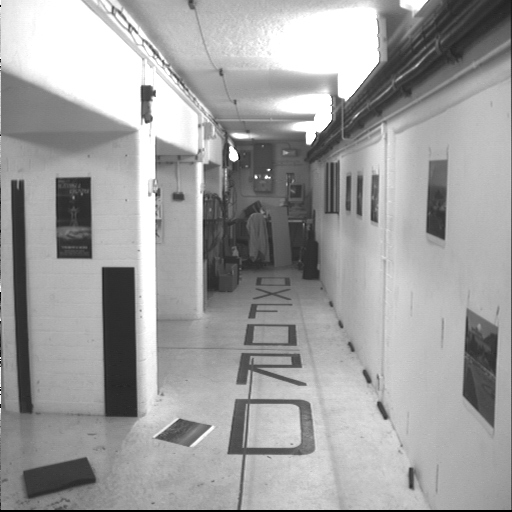
#> input picture location_1_frame_001.jpg, 512 x 512 px, found by its file name
$ python Q1.py
#> lines starting #> are read from the running program, lines starting #| are printed output that depends on the picture; long printed decimals are rounded
import math
import matplotlib.pyplot as plt
import cv2
import numpy as np

# ------------------------------------------------------------------------------------------------------------------
# This is Q1 in Ex 2 for Computer Vision Course
# the Program in this file demostrates an algorithm for detecting epipolar lines given 2 images, first we chose a point
# set in the images that correspond to each other containing 10 points, we computed the fundemental matrix using these points
# then computed the average SED, then we chose a different set of points also containing 10 points, which we computed the
# epipolar lines from them, then using the previous fundemental matrix, computed the average SED.
# **********
# Students:-
# Giries Abu Ayob
# Abla Dawood
# **********
# ------------------------------------------------------------------------------------------------------------------

# functions for loading the given images
def InputOxford():
    images_array = []

    sourceLeft = cv2.resize(cv2.imread(r'Q1\location_1_frame_001.jpg'), (500, 500)
                         , interpolation=cv2.INTER_AREA)
#> sourceLeft: shape (500, 500, 3); min 0, max 255, mean 159.8
    sourceRight = cv2.resize(cv2.imread(r'Q1\location_1_frame_002.jpg'), (500, 500)
                         , interpolation=cv2.INTER_AREA)
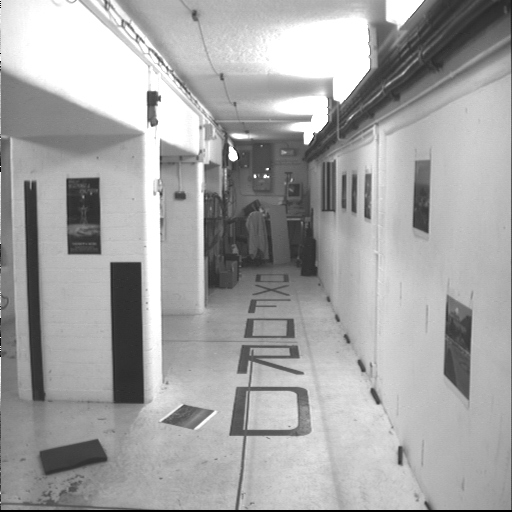
#> input picture location_1_frame_002.jpg, 512 x 512 px, found by its file name
#> sourceRight: shape (500, 500, 3); min 0, max 255, mean 164.7

    images_array.append(sourceLeft)
    images_array.append(sourceRight)

    return images_array

def InputCastle():
    images_array = []

    sourceLeft = cv2.resize(cv2.imread(r'Q1\location_2_frame_001.jpg'), (500, 500)
                         , interpolation=cv2.INTER_AREA)
    sourceRight = cv2.resize(cv2.imread(r'Q1\location_2_frame_002.jpg'), (500, 500)
                         , interpolation=cv2.INTER_AREA)

    images_array.append(sourceLeft)
    images_array.append(sourceRight)

    return images_array

# function to show the images with the computed SED as a suptitle
def ShowImages(img1, img2, avg):
    plt.figure()
    plt.suptitle("SED = " + str(avg))
    plt.subplot(1, 2, 1)
    plt.imshow(img1, cmap='gray', vmin=0, vmax=255)
    plt.title("Left")
    plt.subplot(1, 2, 2)
    plt.imshow(img2, cmap='gray', vmin=0, vmax=255)
    plt.title("Right")
    plt.show()

# function to draw the computed epipolar lines
def drawlines(img1, img2, lines, pts1, pts2):
    r, c , f = img1.shape
    colors = []
    for r, pt1, pt2 in zip(lines, pts1, pts2):
        color = tuple(np.random.randint(0, 255, 3).tolist())
        x0, y0 = map(int, [0, -r[2]/r[1]])
        x1, y1 = map(int, [c, -(r[2]+r[0]*c)/r[1] ])
        img1 = cv2.line(img1, (x0, y0), (x1, y1), color, 1)
        img1 = cv2.circle(img1, tuple(pt1), 5, color, -1)
        img2 = cv2.circle(img2, tuple(pt2) ,5 , color, -1)
        colors.append(color)
    return img1, img2, colors

def drawlines2(img1, img2, lines, pts1, pts2, colors):
    r, c , f = img1.shape
    for r, pt1, pt2, color in zip(lines, pts1, pts2, colors):
        x0, y0 = map(int, [0, -r[2]/r[1]])
        x1, y1 = map(int, [c, -(r[2]+r[0]*c)/r[1] ])
        img1 = cv2.line(img1, (x0, y0), (x1, y1), color, 1)
        img1 = cv2.circle(img1, tuple(pt1), 5, color, -1)
        img2 = cv2.circle(img2, tuple(pt2) ,5 , color, -1)
    return img1, img2

# function to compute the epipoalr lines given 2 images and 2 point sets
def EpipolarLines(img1, img2, pts1, pts2):
    F, mask = cv2.findFundamentalMat(pts1, pts2, cv2.FM_LMEDS)

    # Find epilines corresponding to points in right image (second image) and
    # drawing its lines on left image
    lines1 = cv2.computeCorrespondEpilines(pts2.reshape(-1, 1, 2), 2, F)
    lines1 = lines1.reshape(-1, 3)
    img5, img6, colors = drawlines(img1, img2, lines1, pts1, pts2)

    # Find epilines corresponding to points in left image (first image) and
    # drawing its lines on right image
    lines2 = cv2.computeCorrespondEpilines(pts1.reshape(-1, 1, 2), 1, F)
    lines2 = lines2.reshape(-1, 3)
    img3, img4 = drawlines2(img2, img1, lines2, pts2, pts1, colors)
    return img5, img3, F

# function to compute the SED given a fundemental matrix and 2 point sets
def SED(pts1, pts2, F):
    diff = []
    for i in range(10):
        xtag = pts2[i].reshape(3, 1)
        xtag = np.transpose(xtag)
        x = pts1[i].reshape(3, 1)
        L = np.matmul(F, x)
        XF = np.matmul(xtag, F)
        XFx = np.matmul(XF, x)
        d = XFx/(math.sqrt(pow(L[0], 2) + pow(L[1], 2)))
        d = abs(d)
        diff = np.append(diff, d)
    avg = np.average(diff)
    return diff, avg

if __name__ == '__main__':

    Oxford = InputOxford()
#> Oxford = 2 items
    Castle = InputCastle()
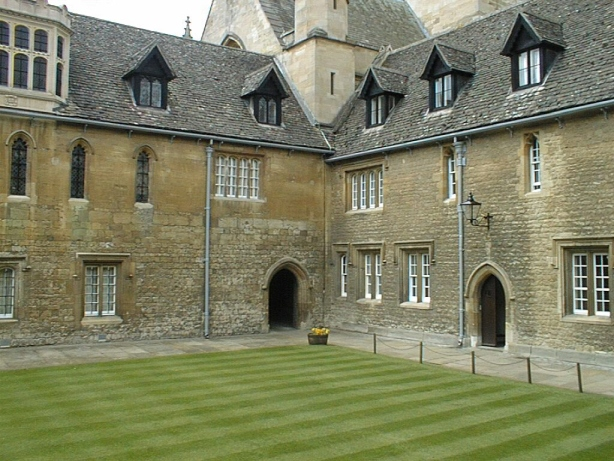
#> input picture location_2_frame_001.jpg, 614 x 461 px, found by its file name
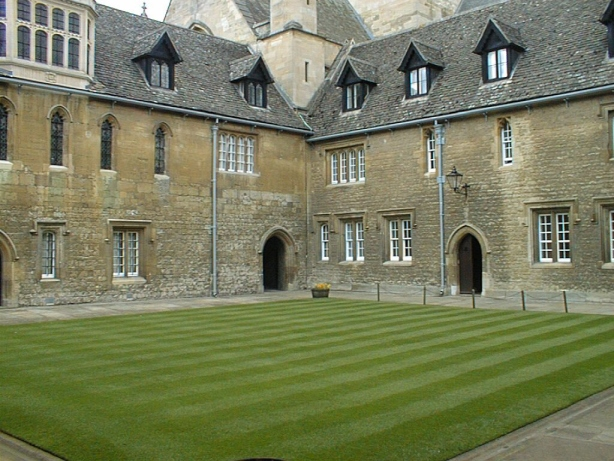
#> input picture location_2_frame_002.jpg, 614 x 461 px, found by its file name
#> Castle = 2 items

#----------------Oxford----------------------------
    img1 = Oxford[0]
    img2 = Oxford[1]

    #---------------First Point Set----------------
    pts1 = np.asarray([(147, 85), (100, 262), (88, 251), (55, 172), (433, 230), (286, 317), (223, 442),
                      (317, 206), (22, 460), (287, 316)])
    pts2 = np.asarray([(153, 90), (108, 256), (98, 246), (65, 174), (417, 224), (286, 311), (224, 425),
                      (315, 203), (40, 440), (285, 311)])

    pts1_3d = np.asarray([(147, 85, 1), (100, 262, 1), (88, 251, 1), (55, 172, 1), (433, 230, 1), (286, 317, 1), (223, 442, 1),
                       (317, 206, 1), (22, 460, 1), (287, 316, 1)])
    pts2_3d = np.asarray([(153, 90, 1), (108, 256, 1), (98, 246, 1), (65, 174, 1), (417, 224, 1), (286, 311, 1), (224, 425, 1),
                       (315, 203, 1), (40, 440, 1), (285, 311, 1)])

    #-----Compute epipolar lines-------------------
    drawnimg1, drawnimg2, F = EpipolarLines(img1, img2, pts1, pts2)
#> after the loop in drawlines, `for r, pt1, pt2 in zip(lines, pts1, pts2):`: img1: shape (500, 500, 3); mean B, G, R 159, 158.5, 159.7
#> after the loop in drawlines, `for r, pt1, pt2 in zip(lines, pts1, pts2):`: img2: shape (500, 500, 3); mean B, G, R 164.6, 164.5, 164.7
#> after the loop in drawlines, `for r, pt1, pt2 in zip(lines, pts1, pts2):`: colors = [(172, 47, 117), (192, 67, 251), (195, 103, 9), (211, 21, 242), (36, 87, 70), (216, 88, 140), (58, 193, 230), (39, 87, 174), (88, 81, 165), (25, 77, 72)]
#> the loop in drawlines2, `for r, pt1, pt2, color in zip(lines, pts1, pts2, colors):` made 10 passes
#> (r, pt1, pt2, color, y0, y1) on passes 1 to 9: ([0.13, -0.992, 69.42], [153, 90], [147, 85], (172, 47, 117), 70, 135), ([0.135, -0.991, 239.1], [108, 256], [100, 262], (192, 67, 251), 241, 309), ([0.135, -0.991, 230.5], [98, 246], [88, 251], (195, 103, 9), 232, 300), ([0.133, -0.991, 163.8], [65, 174], [55, 172], (211, 21, 242), 165, 232), ([0.133, -0.991, 166.7], [417, 224], [433, 230], (36, 87, 70), 168, 235), ([0.136, -0.991, 270.4], [286, 311], [286, 317], (216, 88, 140), 272, 341), ([0.14, -0.99, 389.4], [224, 425], [223, 442], (58, 193, 230), 393, 464), ([0.132, -0.991, 159.6], [315, 203], [317, 206], (39, 87, 174), 161, 227), ([0.141, -0.99, 414.2], [40, 440], [22, 460], (88, 81, 165), 418, 489)
#> after the loop in drawlines2, `for r, pt1, pt2, color in zip(lines, pts1, pts2, colors):`: img1: shape (500, 500, 3); mean B, G, R 163.9, 163, 164.4
#> F = [[-3.21e-06, 2.98e-06, 0.008], [2.2e-05, -8.21e-06, -0.0621], [-0.0119, 0.0579, 1]]

    #------compute SED avg and showing the Images---------
    diff, avg = SED(pts1_3d, pts2_3d, F)
#> the loop in SED, `for i in range(10):` made 10 passes
#> (L, XF, XFx, d, diff) on passes 2, 5, 6, 7, 8: ([0.00846, -0.0621, 14.98], [[-0.00662, 0.0561, -14.04]], [0], [0], [5.17e-14, 0]), ([0.0073, -0.0545, 9.17], [[-0.00831, 0.0573, -9.58]], [0], [0], [5.17e-14, 0, 2.83e-14, 2.82e-14, 0]), ([0.00803, -0.0585, 15.95], [[-0.00598, 0.0562, -16.03]], [0.0702], [1.19], [5.17e-14, 0, 2.83e-14, 2.82e-14, 0, 1.19]), ([0.00861, -0.0609, 23.94], [[-0.00328, 0.0551, -23.61]], [0], [0], [5.17e-14, 0, 2.83e-14, 2.82e-14, 0, 1.19, 0]), ([0.0076, -0.0569, 9.16], [[-0.00845, 0.0572, -9.09]], [0.00802], [0.14], [5.17e-14, 0, 2.83e-14, 2.82e-14, 0, 1.19, 0, 0.14])
#> (L, XF, XFx, diff) on passes 1, 3, 4: ([0.00779, -0.0596, 4.17], [[-0.0104, 0.0576, -3.37]], [-3.11e-15], [5.17e-14]), ([0.00847, -0.0623, 14.49], [[-0.00681, 0.0562, -13.5]], [1.78e-15], [5.17e-14, 0, 2.83e-14]), ([0.00834, -0.0623, 10.3], [[-0.00828, 0.0567, -9.29]], [-1.78e-15], [5.17e-14, 0, 2.83e-14, 2.82e-14])
#> in SED, `avg = np.average(diff)`: avg = 1.71
#> diff = [5.17e-14, 0, 2.83e-14, 2.82e-14, 0, 1.19, 0, 0.14, 15.79, 0]; avg = 1.71

    ShowImages(drawnimg1, drawnimg2, avg)

    print("SED for the first set in oxford:", avg)
#| SED for the first set in oxford: 1.712


    #----------------- Second Set of points----------------------
    Oxford = InputOxford()
    img1 = Oxford[0]
    img2 = Oxford[1]

    pts1 = np.asarray(
        [(284, 347), (55, 248), (87, 172), (11, 177), (241, 394), (419, 157), (456, 303),
         (246, 334), (90, 468), (176, 410)])
    pts2 = np.asarray(
        [(282, 340), (66, 247), (96, 176), (24, 180), (240, 383), (405, 158), (436, 290),
         (246, 327), (104, 450), (179, 398)])

    # ---- computing epipolar lines for second point set ------
    # the fundemental matrix (exces) here is redundant, we don't use it

    drawnimg1, drawnimg2, exces = EpipolarLines(img1, img2, pts1, pts2)
#> the loop in drawlines (call 2), `for r, pt1, pt2 in zip(lines, pts1, pts2):` made 10 passes
#> (y0, y1) on passes 1 to 10: (90, 541), (191, 705), (93, 545), (166, 663), (156, 648), (-111, 212), (-35, 335), (106, 567), (349, 961), (222, 755)
#> after the loop in drawlines (call 2), `for r, pt1, pt2 in zip(lines, pts1, pts2):`: img1: shape (500, 500, 3); mean B, G, R 159.9, 159.5, 159.6
#> after the loop in drawlines (call 2), `for r, pt1, pt2 in zip(lines, pts1, pts2):`:
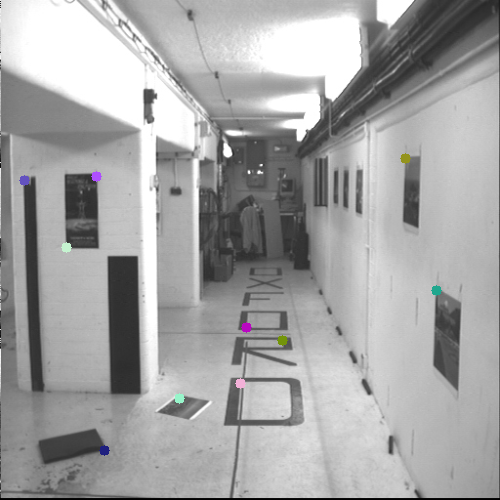
#> img2: shape (500, 500, 3); mean B, G, R 164.8, 164.7, 164.7
#> after the loop in drawlines (call 2), `for r, pt1, pt2 in zip(lines, pts1, pts2):`: colors = [(9, 148, 115), (208, 243, 197), (254, 79, 175), (192, 82, 99), (216, 177, 243), (29, 147, 147), (142, 167, 32), (193, 9, 185), (127, 32, 31), (202, 244, 151)]
#> the loop in drawlines2 (call 2), `for r, pt1, pt2, color in zip(lines, pts1, pts2, colors):` made 10 passes
#> (r, pt1, pt2, color, y0, y1) on passes 1 to 9: ([0.667, -0.745, 65.3], [282, 340], [284, 347], (9, 148, 115), 87, 535), ([0.716, -0.698, 125.3], [66, 247], [55, 248], (208, 243, 197), 179, 691), ([0.668, -0.744, 66.81], [96, 176], [87, 172], (254, 79, 175), 89, 538), ([0.704, -0.71, 110.9], [24, 180], [11, 177], (192, 82, 99), 156, 652), ([0.7, -0.714, 105.5], [240, 383], [241, 394], (216, 177, 243), 147, 637), ([0.533, -0.846, -84.62], [405, 158], [419, 157], (29, 147, 147), -99, 214), ([0.59, -0.808, -22.99], [436, 290], [456, 303], (142, 167, 32), -28, 336), ([0.675, -0.737, 75.57], [246, 327], [246, 334], (193, 9, 185), 102, 560), ([0.778, -0.629, 207.1], [104, 450], [90, 468], (127, 32, 31), 329, 948)
#> after the loop in drawlines2 (call 2), `for r, pt1, pt2, color in zip(lines, pts1, pts2, colors):`: img1: shape (500, 500, 3); mean B, G, R 164.7, 164.2, 164.4
#> exces = [[-1.44e-05, 0.000302, 0.178], [-0.000284, -4.62e-06, -0.23], [-0.165, 0.211, 1]]

    # SED for tester set
    pts1_3d = np.asarray(
        [(284, 347, 1), (55, 248, 1), (87, 172, 1), (11, 177, 1), (241, 394, 1), (419,157 , 1), (456, 303, 1),
         (246, 334, 1), (90, 468, 1), (176, 410, 1)])
    pts2_3d = np.asarray(
        [(282, 340, 1), (66, 247, 1), (96, 176, 1), (24, 180, 1), (240, 383, 1), (405, 158, 1), (436, 290, 1),
         (246, 327, 1), (104, 450, 1), (179, 398, 1)])

    diff, avg = SED(pts1_3d, pts2_3d, F)
#> the loop in SED (call 2), `for i in range(10):` made 10 passes
#> (L, XF, XFx, d, diff) on passes 1 to 5: ([0.00813, -0.0587, 17.71], [[-0.00533, 0.056, -17.87]], [0.0321], [0.541], [0.541]), ([0.00857, -0.063, 14.71], [[-0.00668, 0.0561, -13.82]], [-0.281], [4.42], [0.541, 4.42]), ([0.00824, -0.0616, 9.92], [[-0.00834, 0.0567, -9.17]], [-0.133], [2.14], [0.541, 4.42, 2.14]), ([0.0085, -0.0633, 11.12], [[-0.00802, 0.0565, -9.99]], [-0.0808], [1.26], [0.541, 4.42, 2.14, 1.26]), ([0.00841, -0.0601, 20.95], [[-0.00425, 0.0555, -20.88]], [-0.0452], [0.745], [0.541, 4.42, 2.14, 1.26, 0.745])
#> (L, XF, XFx, d) on pass 10: ([0.00866, -0.0616, 22.65], [[-0.00373, 0.0552, -22.3]], [-0.334], [5.37])
#> diff = [0.541, 4.42, 2.14, 1.26, 0.745, 10.5, 9.61, 0.251, 12.77, 5.37]; avg = 4.76

    ShowImages(drawnimg1, drawnimg2, avg)

    print("SED for the second set in oxford:", avg)
#| SED for the second set in oxford: 4.760

    # ------------------Castle-------------------
    img1 = Castle[0]
    img2 = Castle[1]

    pts1 = np.asarray([(271, 160), (20, 278), (260, 357), (422, 15), (134, 118), (383, 212), (184, 180),
                       (82, 342), (460, 265), (487, 339)])
    pts2 = np.asarray([(253, 140), (53, 241), (261, 310), (399, 21), (140, 95), (370, 184), (185, 156),
                       (104,301), (434, 224), (456, 281)])

    pts1_3d = np.asarray([(271, 160, 1), (20, 278, 1), (260, 357, 1), (422, 15, 1), (134, 118, 1), (383, 212, 1), (184, 180, 1),
                       (82, 342, 1), (460, 265, 1), (487, 339, 1)])
    pts2_3d = np.asarray([(253, 140, 1), (53, 241, 1), (261, 310, 1), (399, 21, 1), (140, 95, 1), (370, 184, 1), (185, 156, 1),
                       (104,301, 1), (434, 224, 1), (456, 281, 1)])

    #--------------compute Epipolar Lines---------------------
    drawnimg1, drawnimg2, F = EpipolarLines(img1, img2, pts1, pts2)
#> the loop in drawlines (call 3), `for r, pt1, pt2 in zip(lines, pts1, pts2):` made 10 passes
#> (y0, y1) on passes 1 to 10: (-97, 387), (333, -1046), (-259, 926), (14, 15), (-635, 2175), (-69, 293), (-264, 942), (1142, -3738), (-69, 294), (-86, 350)
#> after the loop in drawlines (call 3), `for r, pt1, pt2 in zip(lines, pts1, pts2):`: img1: shape (500, 500, 3); mean B, G, R 97.7, 127.9, 125.5
#> after the loop in drawlines (call 3), `for r, pt1, pt2 in zip(lines, pts1, pts2):`:
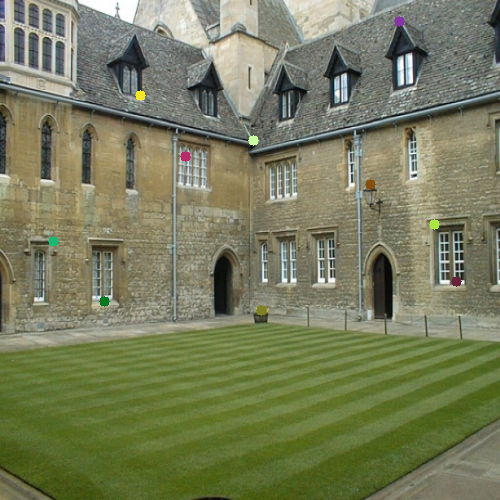
#> img2: shape (500, 500, 3); mean B, G, R 92.7, 124.8, 119.7
#> after the loop in drawlines (call 3), `for r, pt1, pt2 in zip(lines, pts1, pts2):`: colors = [(163, 254, 203), (114, 183, 28), (34, 128, 128), (164, 53, 133), (38, 232, 244), (17, 79, 132), (105, 42, 186), (31, 120, 1), (65, 231, 169), (57, 35, 102)]
#> the loop in drawlines2 (call 3), `for r, pt1, pt2, color in zip(lines, pts1, pts2, colors):` made 10 passes
#> (r, pt1, pt2, color, y0, y1) on passes 1 to 9: ([-0.627, 0.779, 52.65], [253, 140], [271, 160], (163, 254, 203), -67, 335), ([-0.941, -0.337, 131.2], [53, 241], [20, 278], (114, 183, 28), 388, -1006), ([-0.899, 0.438, 98.99], [261, 310], [260, 357], (34, 128, 128), -226, 800), ([0.05, 0.999, -40.93], [399, 21], [422, 15], (164, 53, 133), 40, 15), ([-0.977, 0.211, 116.8], [140, 95], [134, 118], (38, 232, 244), -552, 1760), ([-0.531, 0.847, 38.1], [370, 184], [383, 212], (17, 79, 132), -44, 268), ([-0.902, 0.431, 99.65], [185, 156], [184, 180], (105, 42, 186), -231, 816), ([-0.996, -0.0858, 129.4], [104, 301], [82, 342], (31, 120, 1), 1508, -4296), ([-0.525, 0.851, 37.17], [434, 224], [460, 265], (65, 231, 169), -43, 264)
#> after the loop in drawlines2 (call 3), `for r, pt1, pt2, color in zip(lines, pts1, pts2, colors):`:
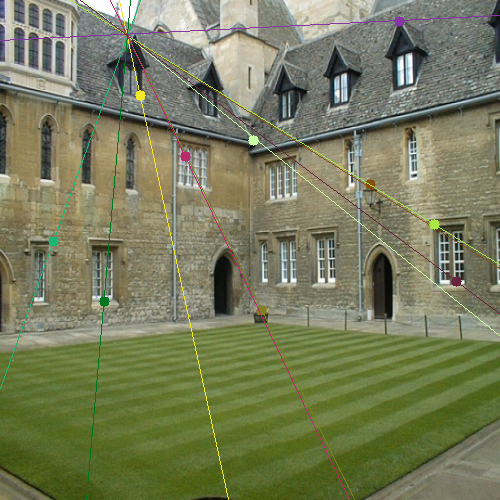
#> img1: shape (500, 500, 3); mean B, G, R 92.2, 124.9, 119.9
#> after the loop in drawlines2 (call 3), `for r, pt1, pt2, color in zip(lines, pts1, pts2, colors):`: img2: shape (500, 500, 3); mean B, G, R 97.7, 127.9, 125.5
#> F = [[1.69e-05, -0.000304, 0.00241], [0.000326, 7.05e-06, -0.0377], [-0.0134, 0.0383, 1]]

    #-------SED average with the fundemental matrix and showing images -------
    diff, avg = SED(pts1_3d, pts2_3d, F)
#> diff = [3.02, 1.02e-14, 3.15e-14, 4e-14, 1.39e-14, 2.56, 0.0977, 1.77e-14, 6.64e-15, 1.15e-14]; avg = 0.567

    ShowImages(drawnimg1, drawnimg2, avg)

    print("SED for the first set in castle:", avg)
#| SED for the first set in castle: 0.5673

    # ---------------Second Set---------------------------
    Castle = InputCastle()
    img1 = Castle[0]
    img2 = Castle[1]

    pts1 = np.asarray(
        [(126, 61), (9, 210), (176, 209), (299, 138), (418, 100), (332, 326), (467, 340),
         (281, 188), (99, 282), (439, 206)])
    pts2 = np.asarray(
        [(134, 45), (41, 177), (177, 182), (282, 120), (394, 90), (317, 283), (440, 285),
         (265, 164), (117, 246), (417, 176)])

    #---------------new epipolar lines with the tester set------------
    drawnimg1, drawnimg2, exces = EpipolarLines(img1, img2, pts1, pts2)
#> the loop in drawlines (call 4), `for r, pt1, pt2 in zip(lines, pts1, pts2):` made 10 passes
#> (y0, y1) on passes 1 to 10: (88, -19), (211, 148), (230, 176), (181, 108), (166, 87), (339, 325), (349, 339), (222, 164), (288, 255), (248, 200)
#> pass 1, in drawlines (call 4), `img1 = cv2.line(img1, (x0, y0), (x1, y1), color, 1)`:
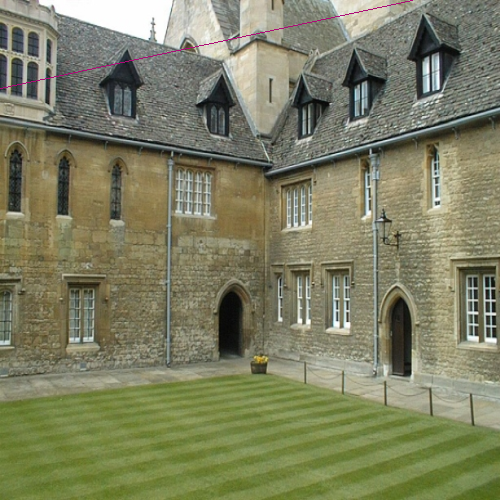
#> img1: shape (500, 500, 3); mean B, G, R 98.3, 127.6, 125.5
#> after the loop in drawlines (call 4), `for r, pt1, pt2 in zip(lines, pts1, pts2):`: colors = [(119, 11, 174), (82, 91, 128), (142, 99, 53), (140, 121, 170), (84, 203, 68), (6, 196, 47), (127, 244, 131), (204, 100, 180), (232, 78, 143), (148, 227, 186)]
#> exces = [[2.42e-06, -1.57e-05, 0.00913], [3.94e-05, -3.3e-06, 0.0537], [-0.0135, -0.0503, 1]]

    # SED for a tester set
    pts1_3d = np.asarray(
        [(126, 61, 1), (9, 210, 1), (176, 209, 1), (299, 138, 1), (418, 100, 1), (332, 326, 1), (467, 340, 1),
         (281, 188, 1), (99, 282, 1), (439, 206, 1)])
    pts2_3d = np.asarray(
        [(134, 45, 1), (41, 177, 1), (177, 182, 1), (282, 120, 1), (394, 90, 1), (317, 283, 1), (440, 285, 1),
         (265, 164, 1), (117, 246, 1), (417, 176, 1)])

    #------SED with the previous matrix----------
    diff, avg = SED(pts1_3d, pts2_3d, F)
#> diff = [4.14, 7.4, 3.18, 2.36, 0.875, 6.58, 0.935, 3.19, 0.858, 1.74]; avg = 3.12

    ShowImages(drawnimg1, drawnimg2, avg)

    print("SED for the second set in castle:", avg)
#| SED for the second set in castle: 3.125
